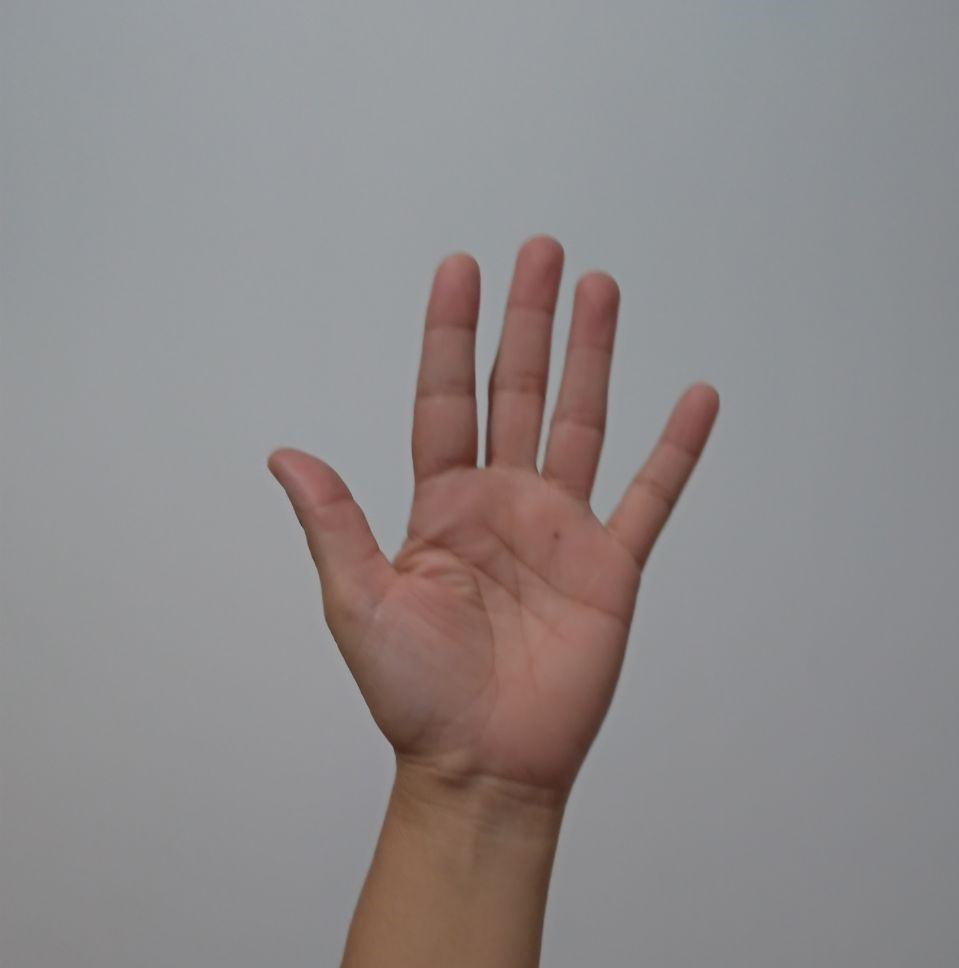
#> input picture dataset/1.jpg, 959 x 968 px
$ python -i recognizer.py   (imports and definitions only)   (older library calls are emulated)
#> lines starting #> are read from the running program, lines starting #| are printed output that depends on the picture; after the words box and inside, x2 and y2 are one past the last pixel; in counts of white or black regions, pixels touching at a corner belong together
#################################### Recognizer #####################################
# Autores: Fernanda Amaral Melo, Luiz Fernando Neves de Araújo
# Contato: fernanda.amaral.melo@gmail.com
#          luizfna@gmail.com
#
# Script detecção de gestos baseado na extração de features da mão
#
#####################################################################################

import os
import cv2
import sys
import math
import imutils
import numpy as np
import matplotlib.pyplot as plt
from scipy.signal import argrelextrema

plot_ =  True
error_ = False

class gestures(object):
    #classe que realiza as operações
    def __init__(self,file_name):
        #Inicialização lendo a imagem e convertendo pra YCbCr
#> called with file_name = 'dataset/1.jpg'
        self.pic = cv2.imread(file_name)
#> self.pic is the input picture: shape (968, 959, 3); mean B, G, R 138, 137.5, 142.1
        #Tivemos um problema, que o celular da colega salvva imagens em 4k
        #Para resolver isso, fizemos essa conversão para sanar o problema
        if (self.pic.shape[0]>1100):
            self.pic = cv2.resize(self.pic,(720,1080))
        self.ycbcr = cv2.cvtColor(self.pic, cv2.COLOR_RGB2YCR_CB)
#> self.ycbcr: shape (968, 959, 3); mean of channels 0, 1, 2 138.1, 127.9, 130.2
        x = int(self.ycbcr.shape[0]/65)
        y = int(self.ycbcr.shape[1]/65)
        self.kernel = np.ones((x,y))

    def runner(self):

        #metodo que roda as operações
        #clusterizacao pra definicao de backgroun e foreground
        self.kmeans_cluster()
        #caso a definicao de background e foreground esteja invertid, é verificado
        #o primeiro pixel para a inversão
        if self.thresh[1,1] > 0:
            self.thresh = cv2.bitwise_not(self.thresh)

        self.thresh = self.morph_bin()
        #definição dos contornos da mão
        self.coords = self.find_contours()

        x,y,w,h = self.coords
        cv2.rectangle(self.thresh,(x,y),(w,h),(255,0,0),2)
        self.width = w - x
        self.length = h - y
        self.img_ratio = self.length/self.width

        #detecção da presença do dedão
        thumbs = self.thumb_detect()
        tl,tu,tr,td,thumb = thumbs
        self.boundary_detect()
        #detecção dos outros dedos
        self.find_peaks(thumbs)

        return

    def kmeans_cluster(self):
        #função que clusteriza a imagem em dois, separando duas grandes regiões
        conver = np.float32(self.ycbcr.reshape((-1,3)))
        criteria = (cv2.TERM_CRITERIA_MAX_ITER, 20, 1)
        ret,label,center = cv2.kmeans(conver,2,None,criteria,10,cv2.KMEANS_RANDOM_CENTERS)
#> ret = 84346579.1; center = [[92.7, 119.7, 148.1], [147.5, 128.8, 127.2]]
        center = np.uint8(center)
#> center = [[92, 119, 148], [147, 128, 127]]
        res = center[label.flatten()]
        res2 = res.reshape((self.ycbcr.shape))
#> res2: shape (968, 959, 3); mean of channels 0, 1, 2 137.5, 126.5, 130.6
        thresh1 = cv2.threshold(res2,100,255, cv2.THRESH_BINARY_INV)[1]
#> thresh1: shape (968, 959, 3); mean of channels 0, 1, 2 43.9, 0, 0
        self.thresh,unp_var,unp_var2 = cv2.split(thresh1)
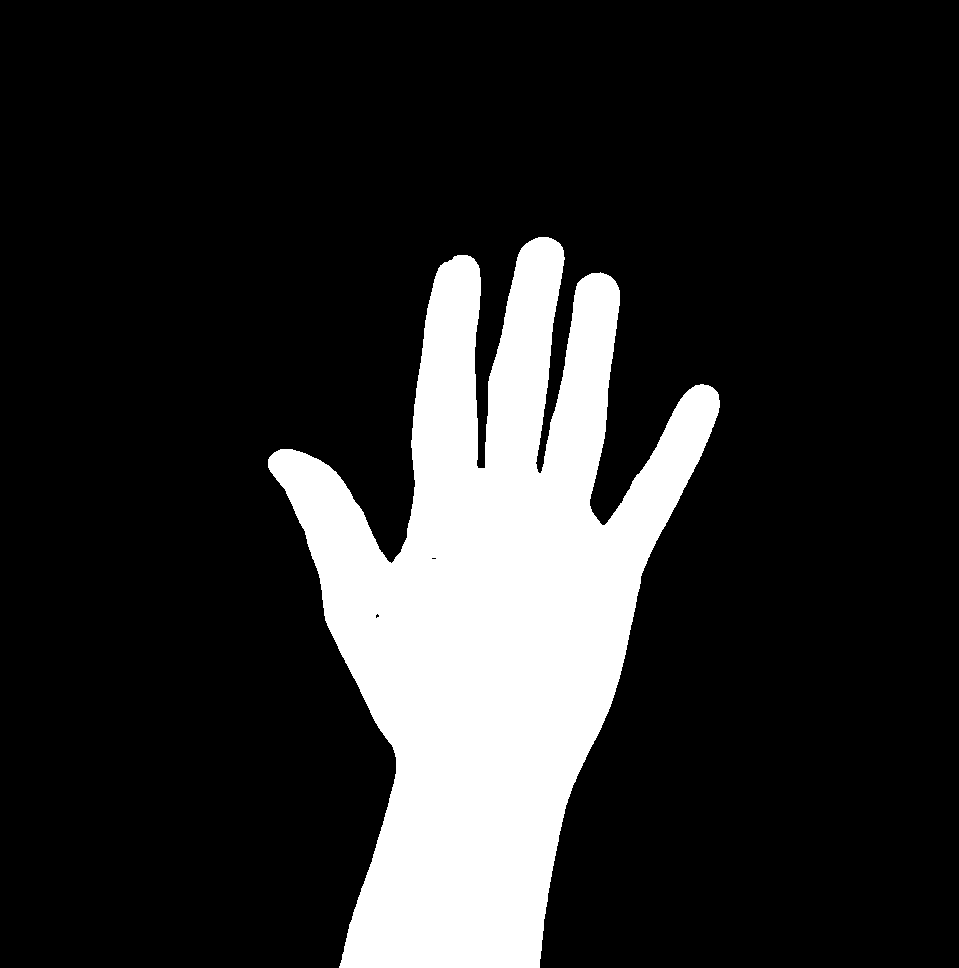
#> self.thresh: shape (968, 959); 17.2% white; 1 white region, box (x1, y1, x2, y2) and area: (268, 237, 720, 968) 159802
#> unp_var: shape (968, 959); every value is 0

        return

    def morph_bin(self):
        #metodo para operações morfologicas, no caso basicamente remove
        #ruidos
        opening = cv2.morphologyEx(self.thresh, cv2.MORPH_OPEN, self.kernel)
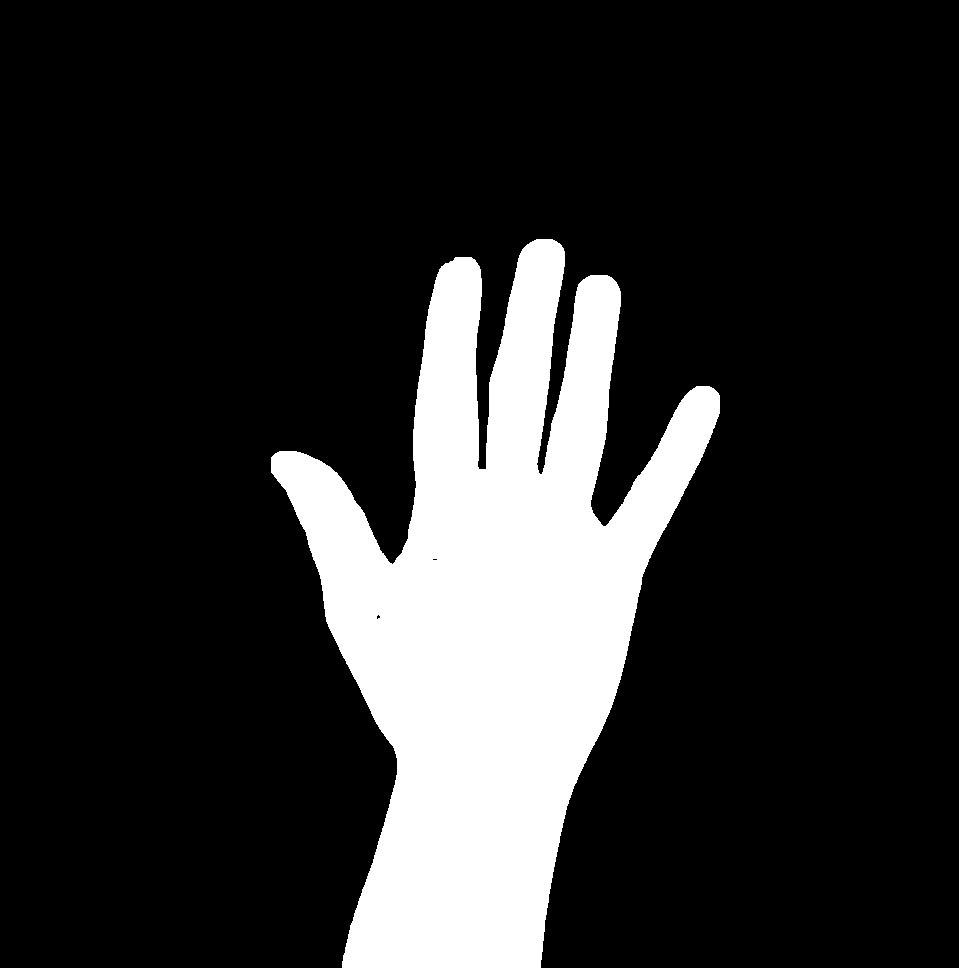
#> opening: shape (968, 959); 17.2% white; 1 white region, box (x1, y1, x2, y2) and area: (271, 239, 720, 968) 159502
        closing = cv2.morphologyEx(opening, cv2.MORPH_CLOSE, self.kernel)
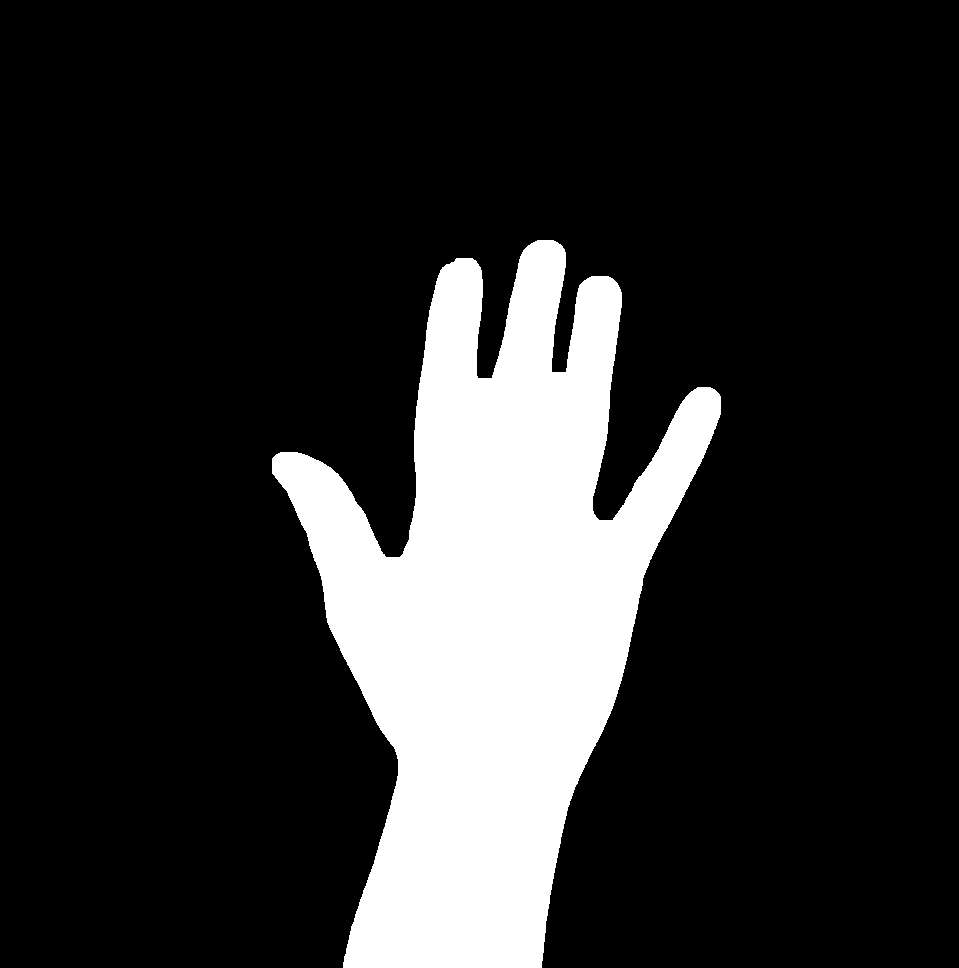
#> closing: shape (968, 959); 17.4% white; 1 white region

        return closing

    def find_contours(self):

        major = cv2.__version__.split('.')[0]
        if major == '3':
            _, contours, _ = cv2.findContours(self.thresh.copy(), cv2.RETR_EXTERNAL, cv2.CHAIN_APPROX_SIMPLE)
        else:
            contours, _ = cv2.findContours(self.thresh.copy(), cv2.RETR_EXTERNAL, cv2.CHAIN_APPROX_SIMPLE)
#> contours = 1 contour; box (x1, y1, x2, y2) and area: (272, 240, 721, 968) 159898

        c = max(contours, key=cv2.contourArea)
#> c = contour of 1185 points, box (x1, y1, x2, y2) (272, 240, 721, 968), area 159898

        left = tuple(c[c[:, :, 0].argmin()][0])
#> left = (272, 458)
        right = tuple(c[c[:, :, 0].argmax()][0])
#> right = (720, 414)
        top = tuple(c[c[:, :, 1].argmin()][0])
#> top = (537, 240)
        bot = tuple(c[c[:, :, 1].argmax()][0])
#> bot = (343, 967)
        M = cv2.moments(c)
#> M = moments, m00 159898, centre m10/m00, m01/m00 = (492, 613.1)
        self.cx = int(M['m10']/M['m00'])
#> self.cx = 491
        self.cy = int(M['m01']/M['m00'])
#> self.cy = 613
        self.boundary_matrix = c
#> self.boundary_matrix has the same summary as c
#> in runner, `self.coords = self.find_contours()`: self.coords = (272, 240, 720, 967)
#> in runner, `x,y,w,h = self.coords`: x = 272; y = 240; w = 720; h = 967
#> in runner, `cv2.rectangle(self.thresh,(x,y),(w,h),(255,0,0),2)`:
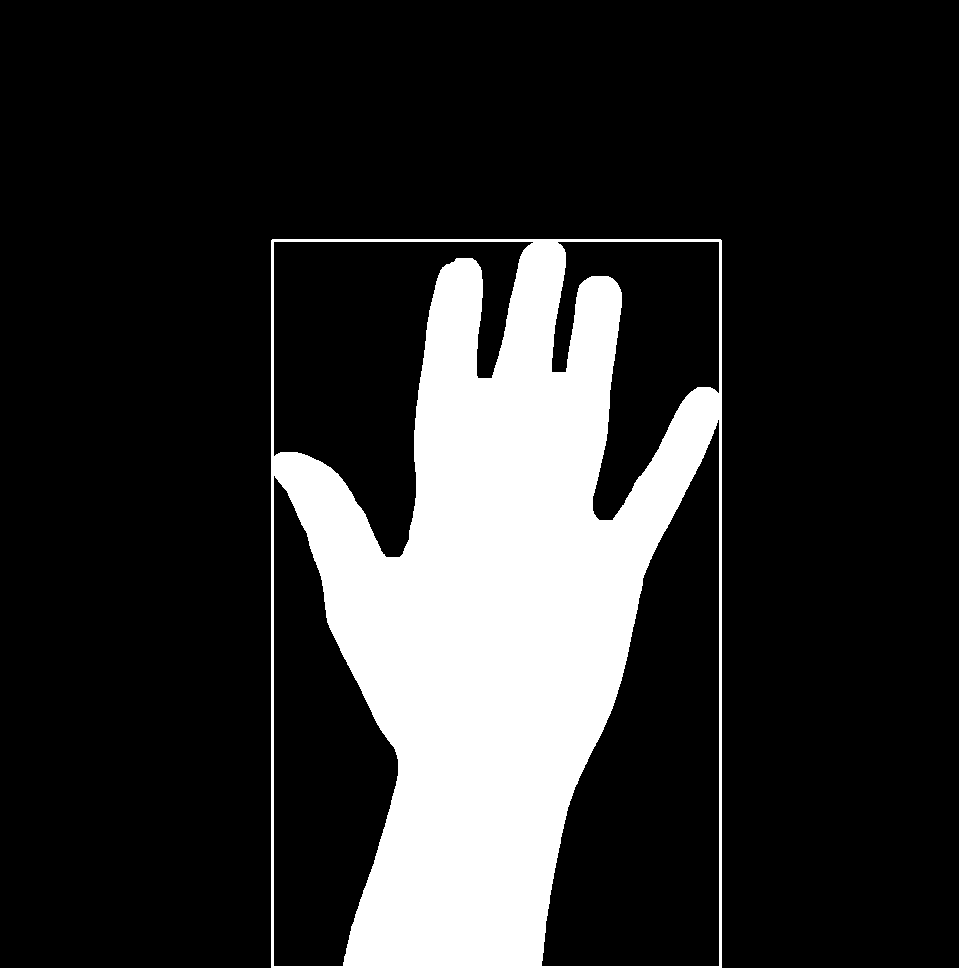
#> self.thresh: shape (968, 959); 18% white; 1 white region, box (x1, y1, x2, y2) and area: (271, 239, 722, 968) 167352
#> in runner, `self.width = w - x`: self.width = 448
#> in runner, `self.length = h - y`: self.length = 727
#> in runner, `self.img_ratio = self.length/self.width`: self.img_ratio = 1.62
        #retorna as coordenadas dos limites da função
        return left[0],top[1],right[0],bot[1]


    def thumb_detect(self):
        #função que detecta o dedão, if define se a mão está na vertical ou
        #horizontal
        x,y,w,h = self.coords
#> x = 272; y = 240; w = 720; h = 967
        thumb_left = False
        thumb_right = False
        thumb_up = False
        thumb_down = False
        thumb = False

        if self.img_ratio > 1:
            left = np.mean(self.thresh[y:h,x:(x+int((w-x)/20))])
#> left = 35.9
            right = np.mean(self.thresh[y:h,(w-int((w-x)/20)):w])
#> right = 31.7
            if left < 38:
                thumb_left = True
                thumb = True
            elif right <  38:
                thumb_right = True
                thumb = True
        else:
            up = np.mean(self.thresh[y:(y+(int((h-y)/20))),x:w])
            down = np.mean(self.thresh[(h-int((h-y)/20)):h,x:w])
            if up < 38:
                thumb_up = True
                thumb = True
            elif down < 38:
                thumb_down = True
                thumb = True

        #retorna booleanos para as possiveis saidas
        return thumb_left,thumb_up,thumb_right,thumb_down,thumb

    def boundary_detect(self):
        #vê na matriz de bordas os pontos interessantes
        #para detecção dos dedos ignorando o que está fora da região
        #definida pelo centroide e das bordas dos dedos

        y = self.boundary_matrix[:, :, 1]
#> y = 1185 values, max 967 at index 600, min 240 at index 0, mean 547.5
        x = self.boundary_matrix[:, :, 0]
#> x = 1185 values, max 720 at index 923, min 272 at index 291, mean 501.9

        xmin,ymin,xmax,ymax = self.coords
#> xmin = 272; ymin = 240; xmax = 720; ymax = 967
        self.boundary_matrix = []
        for i in range(0,np.shape(y)[0]):
            if (x[i,0]>xmin and x[i,0]<xmax and y[i,0]>ymin and y[i,0]<ymax): # if inside hand area
                if (self.img_ratio > 1 and y[i]<self.cy) : # Vertical
                    self.boundary_matrix.append([x[i,0],y[i,0]])
                elif (self.img_ratio < 1 and x[i]>self.cx): # Horizontal
                    self.boundary_matrix.append([x[i,0],y[i,0]])
#> after the loop, self.boundary_matrix = 767 pairs, first value 275 to 719, second value 241 to 610

        self.boundary_matrix = np.asarray(self.boundary_matrix)

        return


    def find_peaks(self,thumbs):
        #Metodo que detecta os picos nas bordas, possibilitando assim
        #a identificção dos dedos na região de interesse]
#> called with thumbs = (True, False, False, False, True)
        isVertical = 1 if self.img_ratio>1 else 0
#> isVertical = 1

        # acha os picos
        peaks = argrelextrema(self.boundary_matrix[:,1 if isVertical else 0], np.less_equal if isVertical else np.greater_equal,order=20)
#> peaks = ([0, 1, 100, 101, 284, 285, 514, 515, 689, 690, 765, 766],)

        # pega a distancia euclidiana e defini os limites verticais e horizontais
        distances = self.euclidean_dist(self.boundary_matrix[peaks,0],self.cx,self.boundary_matrix[peaks,1],self.cy)
        self.threshold = np.where(distances == np.max(distances))
#> self.threshold = ([0], [10])
        self.threshold = self.boundary_matrix[peaks[0][self.threshold[1][0]]]
#> self.threshold = [555, 241]
        self.threshold = [self.cx + (self.threshold[0]-self.cx)*0.70, self.cy - (self.cy - self.threshold[1])*0.6]
#> self.threshold = [535.8, 389.8]
        thresh_dist = self.width/8 if isVertical else self.length/8
#> thresh_dist = 56


        # decide os picos relevantes
        fingers = []
        for i in range (0, np.shape(peaks[0])[0]-1 if peaks[0][0]==0 else np.shape(peaks[0])[0]):
            if(self.analyze_thumb(thumbs,self.boundary_matrix[peaks[0][i],:])):
                if(not fingers or all(self.euclidean_dist(self.boundary_matrix[finger,0], self.boundary_matrix[peaks[0][i],0], self.boundary_matrix[finger,1], self.boundary_matrix[peaks[0][i],1]) > thresh_dist for finger in np.array(fingers)[:,0])):
                    if(isVertical):
                        fingers.append([peaks[0][i], 1 if self.boundary_matrix[peaks[0][i],1] < self.threshold[1] else 0])
                    else:
                        fingers.append([peaks[0][i], 1 if self.boundary_matrix[peaks[0][i],0] > self.threshold[0] else 0])
#> after the loop, fingers = [[0, 1], [100, 1], [514, 1], [689, 1]]

        self.fill_sequence(fingers,thumbs)
        return

    def euclidean_dist(self,x1,x2,y1,y2):
        return np.sqrt(np.power(x1-x2,2) + np.power(y1-y2,2))

    def analyze_thumb(self, thumbs, index):
        # desconsidera picos na região do polegar
        if (self.img_ratio>1):
            if (thumbs[0] and index[0]<self.coords[0]+self.width/5):
                return False
            elif (thumbs[2] and index[0]>self.coords[2]-self.width/5):
                return False
        else:
            if (thumbs[1] and index[1]<self.coords[1]+self.length/5 and index[1]>self.coords[1]):
                return False
            elif (thumbs[3] and index[1]<self.coords[3]-self.length/5):
                return False

        return True

    def fill_sequence(self,fingers,thumbs):
#> called with thumbs = (True, False, False, False, True)
        isVertical = 1 if self.img_ratio>1 else 0
#> isVertical = 1
        fingers = np.array(fingers)
#> fingers = [[0, 1], [100, 1], [514, 1], [689, 1]]
        # numero de dedos detectados
        size = np.shape(fingers)[0]
        self.finger_seq = fingers[[self.boundary_matrix[fingers[:,0],0].argsort()],1]
#> self.finger_seq = [[1, 1, 1, 1]]

        # completa com 0s as posições que faltam
        zeros = np.array([])
        for i in range (0,4-size):
            zeros=np.append(zeros,0)

        if (size == 0 or size> 5):
            self.finger_seq = np.zeros(5)
        elif (size > 5):
            self.find_peaks(thumbs,5)
        elif size == 5:
            #substitui a posição do polegar
            self.finger_seq[0][4 if thumbs[2] or thumbs[3] else 0]=thumbs[4]
        elif((thumbs[2] or thumbs[1])):
            # adiciona o polegar para completar o vetor
            self.finger_seq = np.append(zeros,np.append(self.finger_seq[0],1))
        else:
            self.finger_seq = np.append(thumbs[4], np.append(self.finger_seq[0],zeros))
#> self.finger_seq = [1, 1, 1, 1, 1]

        self.classification()
        if(plot_):
            self.plot(fingers)

    def classification(self):
        #classificações dos gestos
        self.label = 'none'

        labels = {  '1': [0,1,0,0,0],
                    '2': [0,0,1,1,0],
                    'Rock': [0,1,0,0,1],
                    '3': [0,1,1,1,0],
                    'Super Rock': [1,1,0,0,1],
                    'Ta ok?!': [0,0,1,1,1],
                    '4': [1,1,1,1,0],
                    '5': [1,1,1,1,1],
                    'arma': [0,0,0,1,1],
        }

        for lab,seq in labels.items():
            if ((np.array(seq) == self.finger_seq).all() or (np.array(seq[::-1]) == self.finger_seq).all()):
                self.label = lab
                break

        return


    def plot(self,fingers):
        #função para plotar os resultados
        fig = plt.figure()
        plt.subplot(221)
        fig.suptitle('Gesture: ' + str(self.label) + ' -   Sequence: '+str(self.finger_seq))

        plt.imshow(self.pic)
        plt.subplot(222)
        plt.imshow(self.thresh)

        plt.subplot(223)
        if (self.img_ratio < 1): # horizontal
            plt.plot(self.boundary_matrix[:,0])
            plt.plot(fingers,self.boundary_matrix[fingers,0], "x")
            plt.hlines(self.threshold[0], 0, np.shape(self.boundary_matrix[:,0])[0], colors='r', linestyles="dashed")
        else: # vertical
            plt.plot(self.boundary_matrix[:,1])
            plt.plot(fingers,self.boundary_matrix[fingers,1], "x")
            plt.hlines(self.threshold[1], 0, np.shape(self.boundary_matrix[:,0])[0], colors='r', linestyles="dashed")

        plt.subplot(224)
        plt.plot(self.boundary_matrix[:,0], self.boundary_matrix[:,1])
        plt.plot(self.boundary_matrix[fingers,0], self.boundary_matrix[fingers,1], "x")
        plt.show()
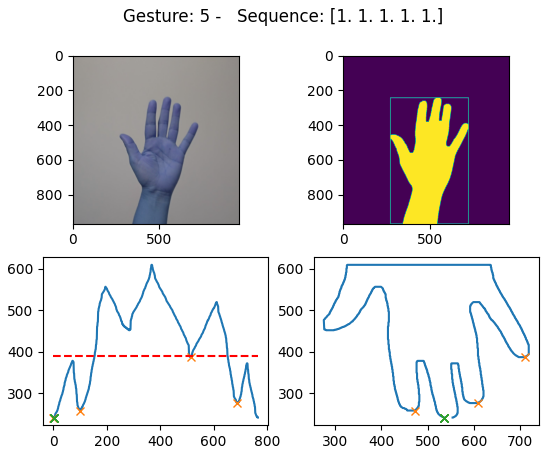
#> figure drawn by matplotlib, 4 panels; B, G, R data is drawn as R, G, B; panel 3: curve peaks at x = 368, y = 610

# [4 lines not run here, left out]

>>> result = gestures('dataset/1.jpg').runner()
